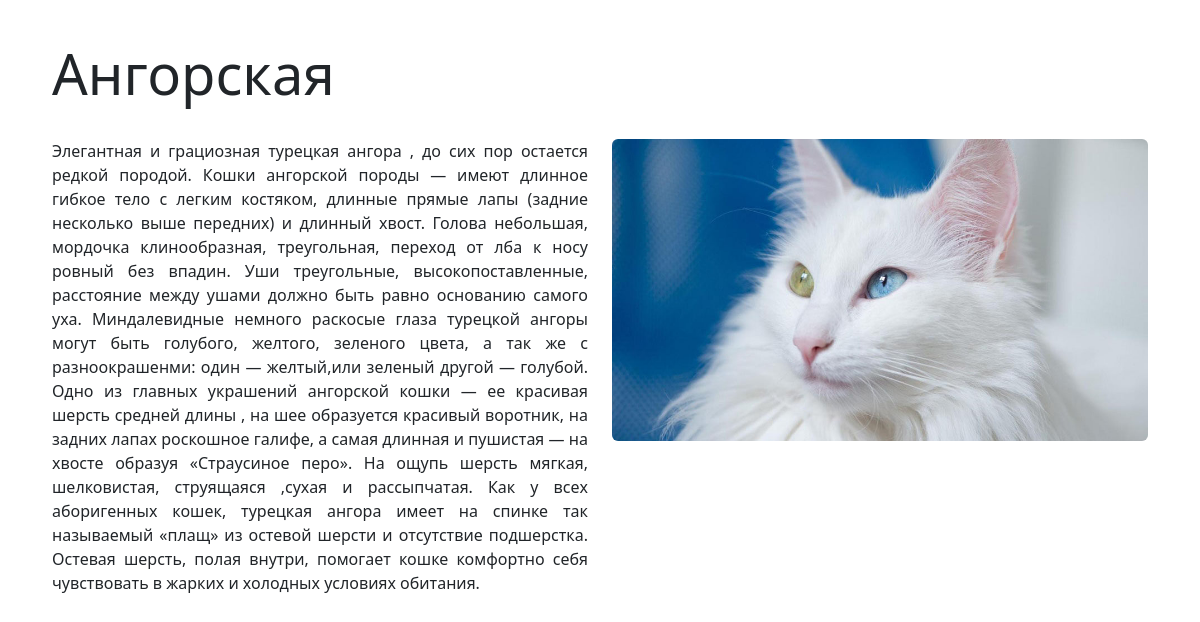
The app's page /about/6 with its own data.
### cats/models.py (models this page shows, shortened)
class Cat(models.Model):
    name = models.CharField(max_length=100, verbose_name='Порода', unique=True)
    description = models.TextField(verbose_name='Описание')
    photo = models.ImageField(upload_to='cats_photoes', verbose_name='Фото', blank=True, null=True)
    slug = models.SlugField(verbose_name='Слаг', editable=False)
    class Meta:
        ordering = ['name']
        verbose_name = 'Котик'
        verbose_name_plural = 'Котики'

### cats/views.py (the view)
# urls.py: path('about/<int:cat_id>', views.about, name='about'),
def about(request, cat_id):
    cat = get_object_or_404(Cat, pk=cat_id)
    return render(request, 'about.html', {'cat': cat})

### cats/templates/about.html (shortened to what this page needs)
{% extends 'base.html' %}
{% block header %}
    {{cat.name}}
{% endblock %}
{% block content %}
    <div class="row">
        <div class="col-md-6">
            <div class="description">{{cat.description}}</div>
        </div>
        <div class="col-md-6">
            <img src="{{cat.photo.url}}" alt="" class="figure-img img-fluid rounded">
        </div>
    </div>
{% endblock %}

### cats/static/style.css (style rules this page uses)
.description { text-align: justify; }

### records on screen
Cat: name "Ангорская", description "Элегантная и грациозная турецкая ангора , до сих пор остается редкой породой. Кошки ангорской породы — имеют длинное гибкое тело с легким костяком, длинные прямые лапы (задние несколько выше передних) и длинный хвост. Голова небольшая, мордочка клинообразная, треугольная, переход от лба к носу ровный без впадин. Уши треугольные, высокопоставленные, расстояние между ушами должно быть равно основанию самого уха. Миндалевидные немного раскосые глаза турецкой ангоры могут быть голубого, желтого, зеленого цвета, а так же с разноокрашенми: один — желтый,или зеленый другой — голубой. Одно из главных украшений ангорской кошки — ее красивая шерсть средней длины , на шее образуется красивый воротник,…", photo (picture)
